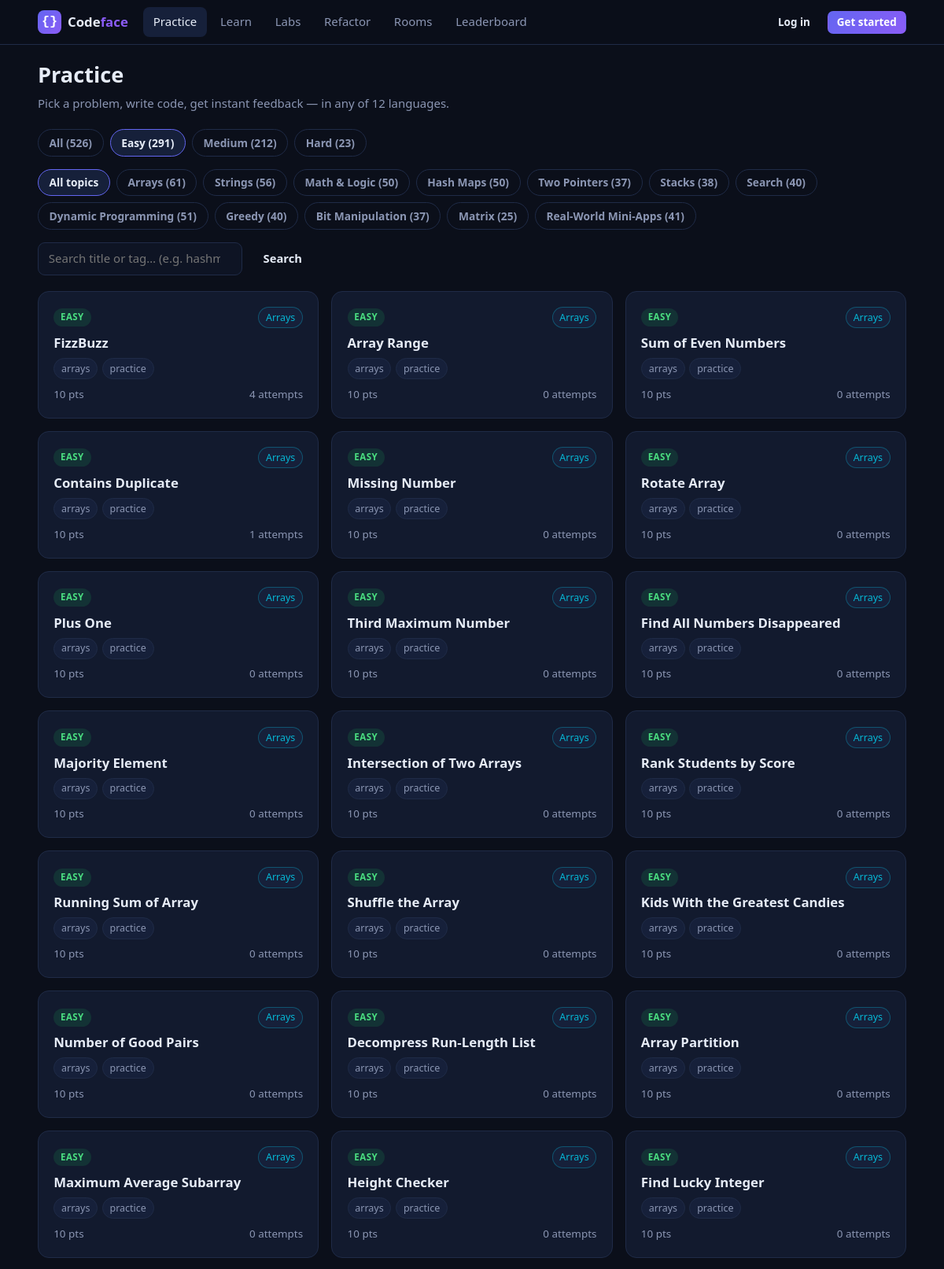
The page /frontend/problems.php?difficulty=easy (upper part) on the database its author committed.
### tables this page shows
CREATE TABLE problems (
  id            INTEGER PRIMARY KEY AUTOINCREMENT,
  slug          TEXT NOT NULL UNIQUE,
  title         TEXT NOT NULL,
  difficulty    TEXT NOT NULL CHECK (difficulty IN ('easy','medium','hard')),
  category      TEXT NOT NULL DEFAULT '',
  description   TEXT NOT NULL,
  tags          TEXT NOT NULL DEFAULT '',
  function_name TEXT NOT NULL,
  starter_js    TEXT NOT NULL,
  solution_js   TEXT NOT NULL DEFAULT '',
  tests_json    TEXT NOT NULL,
  starters_json TEXT,
  points        INTEGER NOT NULL DEFAULT 10,
  ai_user_id    INTEGER NULL REFERENCES users(id) ON DELETE CASCADE,
  created_at    TEXT NOT NULL DEFAULT (datetime('now'))
);

### backend/lib/langs.php (called while the page is built, shortened)
<?php
function cf_languages(): array {
    static $langs = null;
    if ($langs !== null) return $langs;
    return $langs;
}

### backend/lib/helpers.php (called while the page is built, shortened)
<?php
function e(?string $s): string {
    return htmlspecialchars((string)$s, ENT_QUOTES, 'UTF-8');
}
function difficulty_badge_class(string $d): string {
    return ['easy' => 'badge-easy', 'medium' => 'badge-medium', 'hard' => 'badge-hard'][$d] ?? 'badge-easy';
}

### backend/lib/auth.php (called while the page is built, shortened)
<?php
function current_user(): ?array {
    static $loaded = false, $user = null;
    if ($loaded) return $user;
    if (empty($_SESSION['uid'])) return null;
    $user = db_one(
        'SELECT id, username, email, display_name, bio, avatar, avatar_color, rating, is_admin, created_at, last_seen
         FROM users WHERE id = ?',
        [(int)$_SESSION['uid']]
    );
    return $user;
}

### backend/lib/db.php (called while the page is built, shortened)
<?php
function db(): PDO {
    static $pdo = null;
    global $config;
    if ($pdo instanceof PDO) return $pdo;
    require_once __DIR__ . '/content_seed.php';
    $cfg    = $config['db'];
    $driver = $cfg['driver'];
    if ($driver === 'mysql') {
        $m = $cfg['mysql'];
        $pdo = new PDO(
            "mysql:host={$m['host']};port={$m['port']};charset={$m['charset']}",
            $m['user'],
            $m['pass'],
            [
                PDO::ATTR_ERRMODE            => PDO::ERRMODE_EXCEPTION,
                PDO::ATTR_DEFAULT_FETCH_MODE => PDO::FETCH_ASSOC,
                PDO::ATTR_EMULATE_PREPARES   => false,
            ]
        );
        $dbName = preg_replace('/[^A-Za-z0-9_]/', '', (string)($m['name'] ?? 'codeface')) ?: 'codeface';
        $pdo->exec("CREATE DATABASE IF NOT EXISTS `{$dbName}` CHARACTER SET utf8mb4 COLLATE utf8mb4_unicode_ci");
        $pdo->exec("USE `{$dbName}`");
        $hasUsers = (bool)$pdo->query("SHOW TABLES LIKE 'users'")->fetch();
        if (!$hasUsers) {
            db_run_sql_file($pdo, __DIR__ . '/../../database/schema.mysql.sql');
            seed_database($pdo);
        } else {
            seed_database_if_empty($pdo);
        }
    } else {
        $path  = $cfg['sqlite_path'];
        $fresh = !file_exists($path) || filesize($path) === 0;
        $pdo = new PDO('sqlite:' . $path, null, null, [
            PDO::ATTR_ERRMODE            => PDO::ERRMODE_EXCEPTION,
            PDO::ATTR_DEFAULT_FETCH_MODE => PDO::FETCH_ASSOC,
        ]);
        $pdo->exec('PRAGMA journal_mode = WAL');
        $pdo->exec('PRAGMA foreign_keys = ON');
    }
    cf_migrate_and_seed($pdo);
    return $pdo;
}
function db_all(string $sql, array $params = []): array {
    $st = db()->prepare($sql);
    $st->execute($params);
    return $st->fetchAll();
}

### backend/config/config.php (called while the page is built)
<?php
return [
    'app' => [
        'name'    => 'Codeface',
        'tagline' => 'A gym for coders',
    ],
    'db' => [
        'driver'      => getenv('CODEFACE_DB_DRIVER') ?: 'sqlite',
        'sqlite_path' => getenv('CODEFACE_SQLITE') ?: __DIR__ . '/../../database/data/codeface.sqlite',
        'mysql'       => [
            'host'    => getenv('CODEFACE_DB_HOST') ?: '127.0.0.1',
            'port'    => getenv('CODEFACE_DB_PORT') ?: '3306',
            'name'    => getenv('CODEFACE_DB_NAME') ?: 'codeface',
            'user'    => getenv('CODEFACE_DB_USER') ?: 'root',
            'pass'    => getenv('CODEFACE_DB_PASS') !== false ? getenv('CODEFACE_DB_PASS') : '',
            'charset' => 'utf8mb4',
        ],
    ],
    'sse' => [
        'enabled'     => true,
        'max_seconds' => 50,
        'tick_ms'     => 600,
    ],
];

### backend/lib/bootstrap.php (called while the page is built, shortened)
<?php
$config = require __DIR__ . '/../config/config.php';
require __DIR__ . '/helpers.php';
require __DIR__ . '/langs.php';
require __DIR__ . '/db.php';
require __DIR__ . '/auth.php';

### backend/lib/content_seed.php (called while the page is built, shortened)
<?php
function cf_meta_get(PDO $pdo, string $key): ?string {
    try {
        $row = $pdo->prepare('SELECT value FROM meta WHERE `key` = ?');
        $row->execute([$key]);
        $r = $row->fetch();
        return $r ? (string)$r['value'] : null;
    } catch (Throwable $e) {
        return null;
    }
}
function cf_migrate_and_seed(PDO $pdo): void {
    if ((int)(cf_meta_get($pdo, 'schema_version') ?? '0') >= CF_SCHEMA_VERSION) return;
}

### frontend/problems.php (the view, shortened to what this page needs)
<?php
require __DIR__ . '/../backend/lib/bootstrap.php';
$me = current_user();
$difficulty = strtolower(trim((string)($_GET['difficulty'] ?? '')));
$q          = trim((string)($_GET['q'] ?? ''));
$cat        = strtolower(trim((string)($_GET['cat'] ?? '')));
$catLabels = [
    'arrays' => 'Arrays', 'strings' => 'Strings', 'math' => 'Math & Logic',
    'hashmap' => 'Hash Maps', 'twoptr' => 'Two Pointers', 'stack' => 'Stacks',
    'search' => 'Search', 'dp' => 'Dynamic Programming', 'greedy' => 'Greedy',
    'bits' => 'Bit Manipulation', 'matrix' => 'Matrix', 'realworld' => 'Real-World Mini-Apps',
    'ai' => '🤖 AI-made',
];
$ownSql = '(p.ai_user_id IS NULL' . ($me ? ' OR p.ai_user_id = ?' : '') . ')';
$ownParams = $me ? [(int)$me['id']] : [];
$where = [$ownSql];
$params = $ownParams;
if ($difficulty !== '') { $where[] = 'p.difficulty = ?'; $params[] = $difficulty; }
$sql = 'SELECT p.id, p.slug, p.title, p.difficulty, p.points, p.tags, p.category, p.ai_user_id,
               (SELECT COUNT(*) FROM submissions s WHERE s.problem_id = p.id) AS attempts
        FROM problems p'
     . ($where ? ' WHERE ' . implode(' AND ', $where) : '')
     . ' ORDER BY p.id ASC';
$problems = db_all($sql, $params);
$solved = [];
$counts = ['easy' => 0, 'medium' => 0, 'hard' => 0];
foreach (db_all("SELECT difficulty, COUNT(*) AS c FROM problems p WHERE $ownSql GROUP BY difficulty", $ownParams) as $r) $counts[$r['difficulty']] = (int)$r['c'];
$catCounts = [];
foreach (db_all("SELECT category, COUNT(*) AS c FROM problems p WHERE $ownSql GROUP BY category", $ownParams) as $r) $catCounts[$r['category']] = (int)$r['c'];
$solvedCount = count($solved);
$total = max(1, array_sum($counts));
$mkq = function (array $over) use ($difficulty, $q, $cat): string {
    $p = array_filter(array_merge(['difficulty' => $difficulty, 'q' => $q, 'cat' => $cat], $over));
    return $p ? '?' . http_build_query($p) : '';
};
require __DIR__ . '/../backend/partials/head.php';
require __DIR__ . '/../backend/partials/header.php';
?>
<div class="container">
  <div class="page-head">
    <div>
      <h1>Practice</h1>
      <p class="page-sub">Pick a problem, write code, get instant feedback — in any of <?= count(cf_languages()) ?> languages.
      <?php if ($me): ?>You've solved <strong><?= $solvedCount ?></strong> of <?= $total ?>.<?php endif; ?></p>
    </div>
  </div>
  <form class="filter-bar" method="get" action="problems.php">
    <div class="chip-row">
      <a class="chip <?= $difficulty === '' ? 'chip-on' : '' ?>" href="problems.php<?= e($mkq(['difficulty' => null])) ?>">All (<?= $total ?>)</a>
      <?php foreach (['easy', 'medium', 'hard'] as $d): ?>
        <a class="chip chip-<?= $d ?> <?= $difficulty === $d ? 'chip-on' : '' ?>" href="problems.php<?= e($mkq(['difficulty' => $d])) ?>"><?= ucfirst($d) ?> (<?= $counts[$d] ?>)</a>
      <?php endforeach; ?>
    </div>
    <div class="chip-row">
      <a class="chip <?= $cat === '' ? 'chip-on' : '' ?>" href="problems.php<?= e($mkq(['cat' => null])) ?>">All topics</a>
      <?php foreach ($catLabels as $cid => $label): if (!isset($catCounts[$cid])) continue; ?>
        <a class="chip <?= $cat === $cid ? 'chip-on' : '' ?>" href="problems.php<?= e($mkq(['cat' => $cid])) ?>"><?= e($label) ?> (<?= $catCounts[$cid] ?>)</a>
      <?php endforeach; ?>
    </div>
    <div class="search-box">
      <input class="input" type="search" name="q" value="<?= e($q) ?>" placeholder="Search title or tag… (e.g. hashmap)">
      <button class="btn btn-ghost" type="submit">Search</button>
    </div>
  </form>
  <?php if (!$problems): ?>
    <div class="card empty-state">
      <p>No problems match that filter. <a href="problems.php">Clear it</a>.</p>
    </div>
  <?php else: ?>
  <div class="problem-grid">
    <?php foreach ($problems as $p):
        $tags = array_filter(array_map('trim', explode(',', $p['tags'])));
    ?>
    <a class="card problem-card <?= $p['category'] === 'ai' ? 'ai-card' : '' ?>" href="problem.php?slug=<?= urlencode($p['slug']) ?>">
      <div class="problem-card-top">
        <span class="badge <?= difficulty_badge_class($p['difficulty']) ?>"><?= e($p['difficulty']) ?></span>
        <span class="tag <?= $p['category'] === 'ai' ? 'ai-tag' : 'cat-tag' ?>"><?= e($catLabels[$p['category']] ?? $p['category']) ?></span>
      </div>
      <h3><?= e($p['title']) ?></h3>
      <div class="tag-row">
        <?php foreach (array_slice($tags, 0, 3) as $t): ?><span class="tag"><?= e($t) ?></span><?php endforeach; ?>
      </div>
      <div class="problem-card-meta">
        <span><?= (int)$p['points'] ?> pts</span>
        <span><?= (int)$p['attempts'] ?> attempts</span>
      </div>
    </a>
    <?php endforeach; ?>
  </div>
  <?php endif; ?>
</div>
<?php require __DIR__ . '/../backend/partials/footer.php'; ?>

### frontend/assets/css/app.css (style rules this page uses)
:root { --bg: #0b0f1a; --bg-2: #0e1424; --panel: #121a2e; --panel-2: #16203a; --border: #1f2b47; --border-2: #2a3a5f; --text: #e6ecf7; --muted: #8b96b3; --accent: #6366f1; --accent-2: #8b5cf6; --green: #22c55e; --red: #ef4444; --amber: #f59e0b; --cyan: #06b6d4; --mono: ui-monospace, SFMono-Regular, Menlo, Consolas, "Liberation Mono", monospace; --radius: 10px; --radius-lg: 14px; --shadow: 0 8px 30px rgba(2, 6, 18, .45); }
* { box-sizing: border-box; }
html, body { margin: 0; padding: 0; }
html { color-scheme: dark; }
body { background: var(--bg); color: var(--text); font: 15px/1.55 system-ui, -apple-system, "Segoe UI", Roboto, sans-serif; -webkit-font-smoothing: antialiased; display: flex; flex-direction: column; min-height: 100vh; }
a { color: var(--accent-2); text-decoration: none; }
h1, h2, h3, h4 { line-height: 1.2; margin: 0 0 .5rem; }
h1 { font-size: 1.7rem; }
.container { width: min(1120px, 92vw); margin: 0 auto; }
.btn { display: inline-flex; align-items: center; justify-content: center; gap: .4rem; padding: .5rem 1rem; border-radius: 9px; border: 1px solid transparent; font: 600 .92rem/1.2 system-ui, sans-serif; cursor: pointer; color: var(--text); background: var(--panel-2); transition: filter .15s, background .15s, border-color .15s; }
.btn-ghost { background: transparent; }
.input { width: 100%; padding: .55rem .8rem; background: var(--bg-2); border: 1px solid var(--border); border-radius: 9px; color: var(--text); font: inherit; }
.card { background: var(--panel); border: 1px solid var(--border); border-radius: var(--radius-lg); padding: 1.2rem; }
.badge { display: inline-block; padding: .16rem .55rem; border-radius: 999px; font-size: .72rem; font-weight: 700; text-transform: uppercase; letter-spacing: .04em; }
.badge-easy { background: rgba(34,197,94,.14); color: #4ade80; }
.tag { display: inline-block; padding: .18rem .55rem; border-radius: 999px; background: var(--panel-2); border: 1px solid var(--border); color: var(--muted); font-size: .78rem; }
.page-head { display: flex; align-items: center; justify-content: space-between; gap: 1rem; margin-bottom: 1.3rem; }
.page-sub { color: var(--muted); margin: 0; }
.filter-bar { display: flex; gap: 1rem; align-items: center; justify-content: space-between; flex-wrap: wrap; margin-bottom: 1.2rem; }
.chip-row { display: flex; gap: .5rem; flex-wrap: wrap; }
.chip { padding: .35rem .85rem; border-radius: 999px; border: 1px solid var(--border); color: var(--muted); font-weight: 600; font-size: .86rem; }
.chip-on { background: var(--panel-2); color: var(--text); border-color: var(--accent); }
.search-box { display: flex; gap: .6rem; }
.search-box .input { width: 260px; }
.problem-grid { display: grid; grid-template-columns: repeat(3, 1fr); gap: 1rem; }
.problem-card { display: flex; flex-direction: column; gap: .55rem; color: var(--text); transition: transform .12s, border-color .12s; }
.problem-card h3 { margin: 0; font-size: 1.05rem; }
.problem-card-top { display: flex; align-items: center; justify-content: space-between; }
.tag-row { display: flex; gap: .35rem; flex-wrap: wrap; }
.problem-card-meta { display: flex; justify-content: space-between; color: var(--muted); font-size: .84rem; margin-top: auto; }
.cat-tag { color: var(--cyan); border-color: rgba(6,182,212,.35); }

### rows shown on the page
problems: difficulty "EASY", category "Arrays", title "FizzBuzz", tags "arrays", tags "practice", points "10", attempts "4"
problems: difficulty "EASY", category "Arrays", title "Array Range", tags "arrays", tags "practice", points "10", attempts "0"
problems: difficulty "EASY", category "Arrays", title "Sum of Even Numbers", tags "arrays", tags "practice", points "10", attempts "0"
problems: difficulty "EASY", category "Arrays", title "Contains Duplicate", tags "arrays", tags "practice", points "10", attempts "1"
problems: difficulty "EASY", category "Arrays", title "Missing Number", tags "arrays", tags "practice", points "10", attempts "0"
problems: difficulty "EASY", category "Arrays", title "Rotate Array", tags "arrays", tags "practice", points "10", attempts "0"
problems: difficulty "EASY", category "Arrays", title "Plus One", tags "arrays", tags "practice", points "10", attempts "0"
problems: difficulty "EASY", category "Arrays", title "Third Maximum Number", tags "arrays", tags "practice", points "10", attempts "0"
problems: difficulty "EASY", category "Arrays", title "Find All Numbers Disappeared", tags "arrays", tags "practice", points "10", attempts "0"
problems: difficulty "EASY", category "Arrays", title "Majority Element", tags "arrays", tags "practice", points "10", attempts "0"
problems: difficulty "EASY", category "Arrays", title "Intersection of Two Arrays", tags "arrays", tags "practice", points "10", attempts "0"
problems: difficulty "EASY", category "Arrays", title "Rank Students by Score", tags "arrays", tags "practice", points "10", attempts "0"
problems: difficulty "EASY", category "Arrays", title "Running Sum of Array", tags "arrays", tags "practice", points "10", attempts "0"
problems: difficulty "EASY", category "Arrays", title "Shuffle the Array", tags "arrays", tags "practice", points "10", attempts "0"
problems: difficulty "EASY", category "Arrays", title "Kids With the Greatest Candies", tags "arrays", tags "practice", points "10", attempts "0"
problems: difficulty "EASY", category "Arrays", title "Number of Good Pairs", tags "arrays", tags "practice", points "10", attempts "0"
problems: difficulty "EASY", category "Arrays", title "Decompress Run-Length List", tags "arrays", tags "practice", points "10", attempts "0"
problems: difficulty "EASY", category "Arrays", title "Array Partition", tags "arrays", tags "practice", points "10", attempts "0"
problems: difficulty "EASY", category "Arrays", title "Maximum Average Subarray", tags "arrays", tags "practice", points "10", attempts "0"
problems: difficulty "EASY", category "Arrays", title "Height Checker", tags "arrays", tags "practice", points "10", attempts "0"
problems: difficulty "EASY", category "Arrays", title "Find Lucky Integer", tags "arrays", tags "practice", points "10", attempts "0"

### other values the page prints
$label "Practice Learn Labs Refactor Rooms Leaderboard"
count(cf_languages()) "12"
$total "526"
$d "Easy"
$counts[$d] "291"
$d "Medium"
$counts[$d] "212"
$d "Hard"
$counts[$d] "23"
$label "Arrays"
$catCounts[$cid] "61"
$label "Strings"
$catCounts[$cid] "56"
$label "Math & Logic"
$catCounts[$cid] "50"
